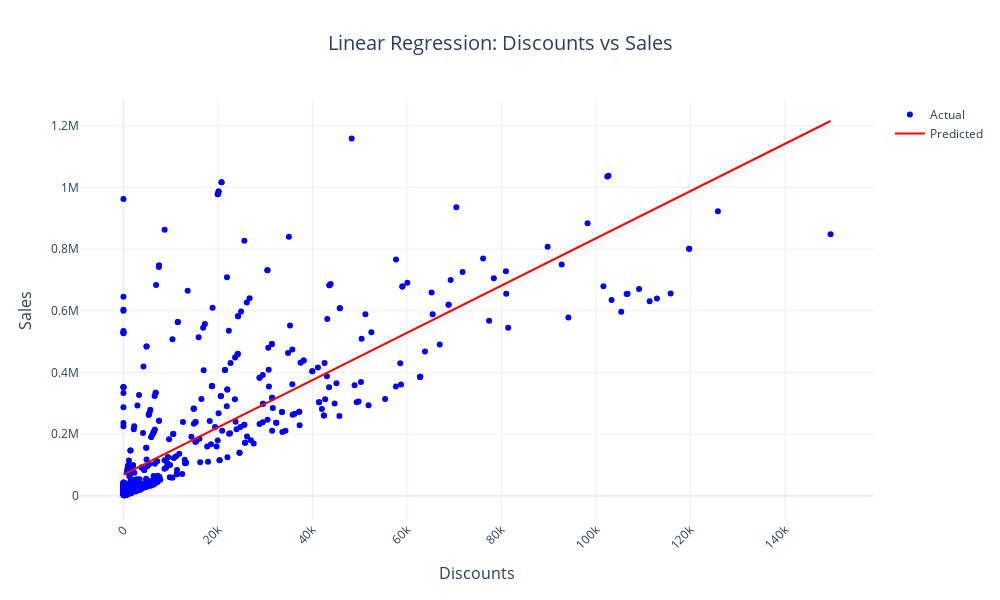

This figure's notebook cell:
### Code cell
fig = go.Figure()

fig.add_trace(go.Scatter(
    x=df['Discounts'], 
    y=df['Sales'], 
    mode='markers', 
    name='Actual', 
    marker=dict(color='blue', size=6),
    hovertemplate="Discounts: %{x}<br>Sales: %{y}<extra></extra>"
))

fig.add_trace(go.Scatter(
    x=df['Discounts'], 
    y=df['Sales_Predicted'], 
    mode='lines', 
    name='Predicted', 
    line=dict(color='red', width=2),
    hovertemplate="Discounts: %{x}<br>Predicted Sales: %{y}<extra></extra>"
))

fig.update_layout(
    title=dict(
        text="Linear Regression: Discounts vs Sales",
        font=dict(size=20),
        x=0.5,
        xanchor='center'
    ),
    xaxis=dict(
        title=dict(text="Discounts", font=dict(size=16)),
        tickangle=-45,
        showgrid=True,
        tickfont=dict(size=12)
    ),
    yaxis=dict(
        title=dict(text="Sales", font=dict(size=16)),
        showgrid=True,
        tickfont=dict(size=12)
    ),
    template='plotly_white',
    width=1000,
    height=600
)

fig.show()

### Figure 1 — Plotly figure (JSON) as saved in the notebook; plotly's stock layout.template omitted (floating-point values rounded to 4 significant figures; data arrays with more than 128 entries replaced by an {"elided": "..."} marker saying what was removed)
{"data": [{"hovertemplate": "Discounts: %{x}<br>Sales: %{y}<extra></extra>", "marker": {"color": "blue", "size": 6}, "mode": "markers", "name": "Actual", "type": "scatter", "x": {"elided": "695 int values"}, "y": {"elided": "695 int values"}}, {"hovertemplate": "Discounts: %{x}<br>Predicted Sales: %{y}<extra></extra>", "line": {"color": "red", "width": 2}, "mode": "lines", "name": "Predicted", "type": "scatter", "x": {"elided": "695 int values"}, "y": {"elided": "695 float values"}}], "layout": {"height": 600, "title": {"font": {"size": 20}, "text": "Linear Regression: Discounts vs Sales", "x": 0.5, "xanchor": "center"}, "width": 1000, "xaxis": {"showgrid": true, "tickangle": -45, "tickfont": {"size": 12}, "title": {"font": {"size": 16}, "text": "Discounts"}}, "yaxis": {"showgrid": true, "tickfont": {"size": 12}, "title": {"font": {"size": 16}, "text": "Sales"}}}}
